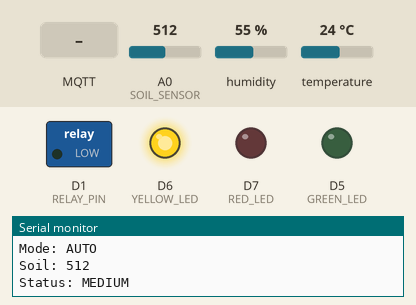
This sketch was run on a simulated ESP8266 (NodeMCU). Shown: switched loads named in the sketch (green lamp = pin HIGH), output pins drawn as LEDs (lit = HIGH), the last lines printed to the serial monitor. Inputs (shaded band) come from the test bench; at power-on: A0 (SOIL_SENSOR) = 512, humidity 55 %, temperature 24 °C. WiFi joins after 1.5 s; servers stay silent unless stated; no MQTT or app messages arrive unless stated.

Above: at 2.7 s.
2.8 s: A0 (SOIL_SENSOR) set to 684
4.8 s: A0 (SOIL_SENSOR) set to 719
At 6.5 s:
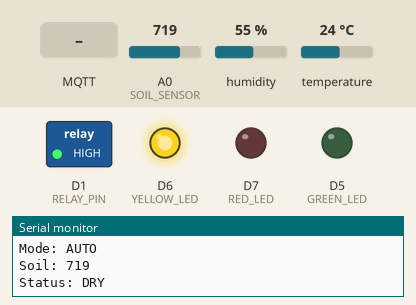
10.8 s: A0 (SOIL_SENSOR) set to 490
At 14.5 s:
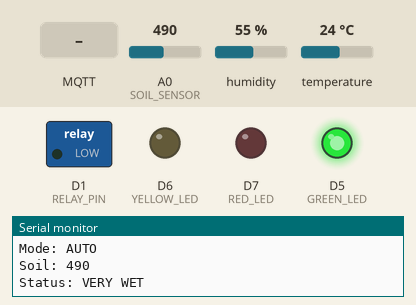
15.1 s: A0 (SOIL_SENSOR) set to 516
At 16.9 s:
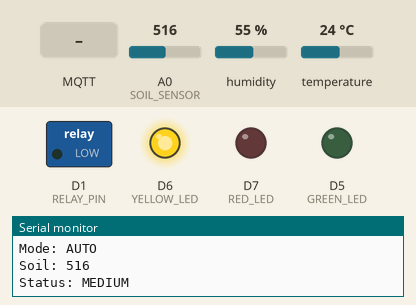
17.2 s: MQTT message "irrigation/mode" arrives on the first subscribed topic
At 18.1 s:
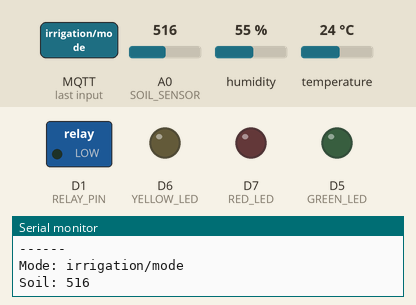
19.2 s: MQTT message "ON" arrives on the second subscribed topic
At 20.5 s:
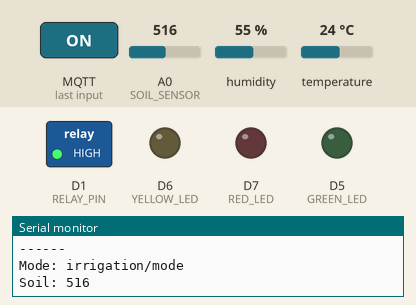
Timing chart, 0 to 26.2 s (numbered marks = the images above; inputs shaded):
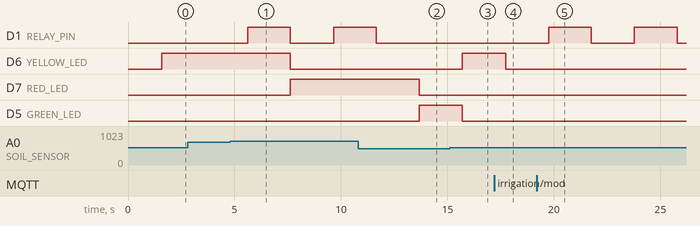

The sketch:

Smart_Irrigation_System.ino
```cpp
#include <ESP8266WiFi.h>
#include <PubSubClient.h>
#include <DHT.h>

// ---------- WIFI ----------
const char* ssid = "Mazen";
const char* password = "00000000";

// ---------- MQTT ----------
const char* mqtt_server = "broker.hivemq.com";

WiFiClient espClient;
PubSubClient client(espClient);

// ---------- PINS ----------
#define SOIL_SENSOR A0
#define RELAY_PIN D1

#define DHTPIN D2
#define DHTTYPE DHT11

#define GREEN_LED D5

#define YELLOW_LED D6
#define RED_LED D7

DHT dht(DHTPIN, DHTTYPE);

// ---------- STATES ----------
String mode = "AUTO";
String pumpState = "OFF";

// ---------- WIFI ----------
void setup_wifi() {
  WiFi.begin(ssid, password);

  Serial.print("Connecting");

  while (WiFi.status() != WL_CONNECTED) {
    delay(500);
    Serial.print(".");
  }

  Serial.println("\nWiFi Connected!");
}

// ---------- MQTT CALLBACK ----------
void callback(char* topic, byte* payload, unsigned int length) {

  String msg = "";

  for (int i = 0; i < length; i++) {
    msg += (char)payload[i];
  }

  Serial.print("Msg: ");
  Serial.println(msg);

  if (String(topic) == "irrigation/mode") {
    mode = msg;
  }

  if (String(topic) == "irrigation/pump") {
    pumpState = msg;
  }
}

// ---------- RECONNECT ----------
void reconnect() {
  while (!client.connected()) {
    Serial.print("MQTT connecting...");

    if (client.connect("ESP8266_Irrigation")) {
      Serial.println("connected");

      client.subscribe("irrigation/mode");
      client.subscribe("irrigation/pump");

    } else {
      Serial.print("failed ");
      Serial.println(client.state());
      delay(2000);
    }
  }
}

void setup() {
  Serial.begin(9600);

  pinMode(RELAY_PIN, OUTPUT);
  digitalWrite(RELAY_PIN, LOW); // OFF

  pinMode(GREEN_LED, OUTPUT);
  pinMode(YELLOW_LED, OUTPUT);
  pinMode(RED_LED, OUTPUT);

  dht.begin();

  setup_wifi();

  client.setServer(mqtt_server, 1883);
  client.setCallback(callback);
}

void loop() {

  if (!client.connected()) {
    reconnect();
  }
  client.loop();

  int soil = analogRead(SOIL_SENSOR);
  float temp = dht.readTemperature();
  float hum = dht.readHumidity();

  Serial.println("------");
  Serial.print("Mode: "); Serial.println(mode);
  Serial.print("Soil: "); Serial.println(soil);

  // ---------- AUTO MODE ----------
  if (mode == "AUTO") {

    if (soil > 700) {
      // DRY
      Serial.println("Status: DRY");

      digitalWrite(RELAY_PIN, HIGH); // ON
      delay(2000);
      digitalWrite(RELAY_PIN,LOW);

      digitalWrite(RED_LED, HIGH);
      digitalWrite(YELLOW_LED, LOW);
      digitalWrite(GREEN_LED, LOW);
    }

    else if (soil > 500) {
      // MEDIUM
      Serial.println("Status: MEDIUM");

      digitalWrite(RELAY_PIN, LOW); // OFF

      digitalWrite(RED_LED, LOW);
      digitalWrite(YELLOW_LED, HIGH);
      digitalWrite(GREEN_LED, LOW);
    }

    else {
      // VERY WET
      Serial.println("Status: VERY WET");

      digitalWrite(RELAY_PIN, LOW); // OFF

      digitalWrite(RED_LED, LOW);
      digitalWrite(YELLOW_LED, LOW);
      digitalWrite(GREEN_LED, HIGH);
    }
  }

  // ---------- MANUAL MODE ----------
  else {
    digitalWrite(RED_LED, LOW);
    digitalWrite(YELLOW_LED, LOW);
    digitalWrite(GREEN_LED, LOW);
    if (pumpState == "ON") {
      digitalWrite(RELAY_PIN, HIGH);
      delay(2000);
      digitalWrite(RELAY_PIN,LOW);
    } else {
      digitalWrite(RELAY_PIN, LOW);
    }
  }

  // ---------- SEND DATA ----------
  client.publish("irrigation/soil", String(soil).c_str());
  client.publish("irrigation/temp", String(temp).c_str());
  client.publish("irrigation/humidity", String(hum).c_str());

  delay(2000);
}
```

Measured:
- the behaviour switches between 700 and 701 on A0 (SOIL_SENSOR) (found by bisection; images 0 and 1)
- the behaviour switches between 500 and 501 on A0 (SOIL_SENSOR) (found by bisection; images 2 and 3)
- after the input at 4.8 s, D1 (RELAY_PIN): LOW → HIGH after 0.83 s, → LOW 2.0 s later, → HIGH 2.0 s later; D6 (YELLOW_LED): HIGH → LOW after 2.8 s; D7 (RED_LED): LOW → HIGH after 2.8 s
- after the input at 10.8 s, D1 (RELAY_PIN): goes on until 11.7 s, then stays LOW; D7 (RED_LED): HIGH → LOW after 2.9 s; D5 (GREEN_LED): LOW → HIGH after 2.9 s
- after the input at 15.1 s, D6 (YELLOW_LED): LOW → HIGH after 0.60 s; D5 (GREEN_LED): HIGH → LOW after 0.60 s
- after the input at 17.2 s, D6 (YELLOW_LED): HIGH → LOW after 0.53 s
- after the input at 19.2 s, D1 (RELAY_PIN): alternates HIGH for 2.0 s and LOW for 2.0 s, starting after 0.55 s
